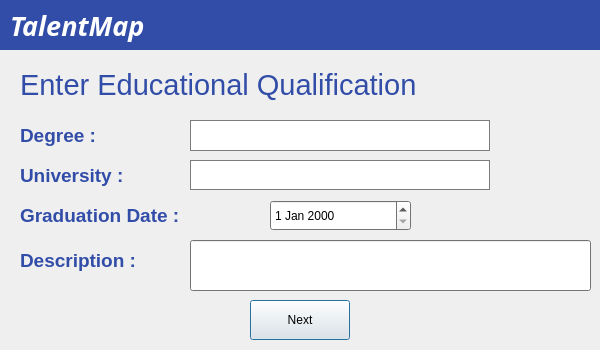
<?xml version="1.0" encoding="UTF-8"?>
<ui version="4.0">
 <class>Dialog</class>
 <widget class="QDialog" name="Dialog">
  <property name="geometry">
   <rect>
    <x>0</x>
    <y>0</y>
    <width>600</width>
    <height>350</height>
   </rect>
  </property>
  <property name="windowTitle">
   <string>TalentMap</string>
  </property>
  <property name="windowOpacity">
   <double>1.000000000000000</double>
  </property>
  <property name="autoFillBackground">
   <bool>false</bool>
  </property>
  <widget class="QWidget" name="widget" native="true">
   <property name="geometry">
    <rect>
     <x>0</x>
     <y>0</y>
     <width>600</width>
     <height>50</height>
    </rect>
   </property>
   <property name="palette">
    <palette>
     <active>
      <colorrole role="Base">
       <brush brushstyle="SolidPattern">
        <color alpha="255">
         <red>255</red>
         <green>255</green>
         <blue>255</blue>
        </color>
       </brush>
      </colorrole>
      <colorrole role="Window">
       <brush brushstyle="SolidPattern">
        <color alpha="255">
         <red>49</red>
         <green>77</green>
         <blue>168</blue>
        </color>
       </brush>
      </colorrole>
     </active>
     <inactive>
      <colorrole role="Base">
       <brush brushstyle="SolidPattern">
        <color alpha="255">
         <red>255</red>
         <green>255</green>
         <blue>255</blue>
        </color>
       </brush>
      </colorrole>
      <colorrole role="Window">
       <brush brushstyle="SolidPattern">
        <color alpha="255">
         <red>49</red>
         <green>77</green>
         <blue>168</blue>
        </color>
       </brush>
      </colorrole>
     </inactive>
     <disabled>
      <colorrole role="Base">
       <brush brushstyle="SolidPattern">
        <color alpha="255">
         <red>49</red>
         <green>77</green>
         <blue>168</blue>
        </color>
       </brush>
      </colorrole>
      <colorrole role="Window">
       <brush brushstyle="SolidPattern">
        <color alpha="255">
         <red>49</red>
         <green>77</green>
         <blue>168</blue>
        </color>
       </brush>
      </colorrole>
     </disabled>
    </palette>
   </property>
   <property name="autoFillBackground">
    <bool>true</bool>
   </property>
   <widget class="QLabel" name="label">
    <property name="geometry">
     <rect>
      <x>10</x>
      <y>0</y>
      <width>171</width>
      <height>51</height>
     </rect>
    </property>
    <property name="font">
     <font>
      <family>STCaiyun</family>
     </font>
    </property>
    <property name="text">
     <string>&lt;html&gt;&lt;head/&gt;&lt;body&gt;&lt;p&gt;&lt;span style=&quot; font-size:20pt; font-weight:600; font-style:italic; color:#ffffff;&quot;&gt;TalentMap&lt;/span&gt;&lt;/p&gt;&lt;/body&gt;&lt;/html&gt;</string>
    </property>
   </widget>
  </widget>
  <widget class="QWidget" name="widget_2" native="true">
   <property name="geometry">
    <rect>
     <x>0</x>
     <y>50</y>
     <width>600</width>
     <height>300</height>
    </rect>
   </property>
   <property name="palette">
    <palette>
     <active>
      <colorrole role="Base">
       <brush brushstyle="SolidPattern">
        <color alpha="255">
         <red>255</red>
         <green>255</green>
         <blue>255</blue>
        </color>
       </brush>
      </colorrole>
      <colorrole role="Window">
       <brush brushstyle="SolidPattern">
        <color alpha="255">
         <red>161</red>
         <green>161</green>
         <blue>161</blue>
        </color>
       </brush>
      </colorrole>
     </active>
     <inactive>
      <colorrole role="Base">
       <brush brushstyle="SolidPattern">
        <color alpha="255">
         <red>255</red>
         <green>255</green>
         <blue>255</blue>
        </color>
       </brush>
      </colorrole>
      <colorrole role="Window">
       <brush brushstyle="SolidPattern">
        <color alpha="255">
         <red>161</red>
         <green>161</green>
         <blue>161</blue>
        </color>
       </brush>
      </colorrole>
     </inactive>
     <disabled>
      <colorrole role="Base">
       <brush brushstyle="SolidPattern">
        <color alpha="255">
         <red>161</red>
         <green>161</green>
         <blue>161</blue>
        </color>
       </brush>
      </colorrole>
      <colorrole role="Window">
       <brush brushstyle="SolidPattern">
        <color alpha="255">
         <red>161</red>
         <green>161</green>
         <blue>161</blue>
        </color>
       </brush>
      </colorrole>
     </disabled>
    </palette>
   </property>
   <widget class="QLabel" name="label_2">
    <property name="geometry">
     <rect>
      <x>20</x>
      <y>10</y>
      <width>591</width>
      <height>51</height>
     </rect>
    </property>
    <property name="styleSheet">
     <string notr="true">font: 8pt &quot;STHupo&quot;;</string>
    </property>
    <property name="text">
     <string>&lt;html&gt;&lt;head/&gt;&lt;body&gt;&lt;p&gt;&lt;span style=&quot; font-size:22pt; color:#314da8;&quot;&gt;Enter Educational Qualification&lt;/span&gt;&lt;/p&gt;&lt;/body&gt;&lt;/html&gt;</string>
    </property>
    <property name="textFormat">
     <enum>Qt::AutoText</enum>
    </property>
   </widget>
   <widget class="QPushButton" name="pushbutton3">
    <property name="geometry">
     <rect>
      <x>250</x>
      <y>250</y>
      <width>100</width>
      <height>40</height>
     </rect>
    </property>
    <property name="text">
     <string>Next</string>
    </property>
   </widget>
   <widget class="QLineEdit" name="desbox2">
    <property name="geometry">
     <rect>
      <x>190</x>
      <y>190</y>
      <width>401</width>
      <height>51</height>
     </rect>
    </property>
   </widget>
   <widget class="QLabel" name="label_3">
    <property name="geometry">
     <rect>
      <x>20</x>
      <y>190</y>
      <width>161</width>
      <height>41</height>
     </rect>
    </property>
    <property name="text">
     <string>&lt;html&gt;&lt;head/&gt;&lt;body&gt;&lt;p&gt;&lt;span style=&quot; font-size:14pt; font-weight:600; color:#314da8;&quot;&gt;Description :&lt;/span&gt;&lt;/p&gt;&lt;/body&gt;&lt;/html&gt;</string>
    </property>
   </widget>
   <widget class="QLabel" name="label_4">
    <property name="geometry">
     <rect>
      <x>20</x>
      <y>70</y>
      <width>161</width>
      <height>31</height>
     </rect>
    </property>
    <property name="text">
     <string>&lt;html&gt;&lt;head/&gt;&lt;body&gt;&lt;p&gt;&lt;span style=&quot; font-size:14pt; font-weight:600; color:#314da8;&quot;&gt;Degree :&lt;/span&gt;&lt;/p&gt;&lt;/body&gt;&lt;/html&gt;</string>
    </property>
   </widget>
   <widget class="QLabel" name="label_5">
    <property name="geometry">
     <rect>
      <x>20</x>
      <y>150</y>
      <width>221</width>
      <height>31</height>
     </rect>
    </property>
    <property name="text">
     <string>&lt;html&gt;&lt;head/&gt;&lt;body&gt;&lt;p&gt;&lt;span style=&quot; font-size:14pt; font-weight:600; color:#314da8;&quot;&gt;Graduation Date :&lt;/span&gt;&lt;/p&gt;&lt;/body&gt;&lt;/html&gt;</string>
    </property>
   </widget>
   <widget class="QTextEdit" name="degreebox">
    <property name="geometry">
     <rect>
      <x>190</x>
      <y>70</y>
      <width>300</width>
      <height>31</height>
     </rect>
    </property>
   </widget>
   <widget class="QTextBrowser" name="unibox">
    <property name="geometry">
     <rect>
      <x>190</x>
      <y>110</y>
      <width>300</width>
      <height>30</height>
     </rect>
    </property>
   </widget>
   <widget class="QLabel" name="label_6">
    <property name="geometry">
     <rect>
      <x>20</x>
      <y>110</y>
      <width>161</width>
      <height>31</height>
     </rect>
    </property>
    <property name="text">
     <string>&lt;html&gt;&lt;head/&gt;&lt;body&gt;&lt;p&gt;&lt;span style=&quot; font-size:14pt; font-weight:600; color:#314da8;&quot;&gt;University  :&lt;/span&gt;&lt;/p&gt;&lt;/body&gt;&lt;/html&gt;</string>
    </property>
   </widget>
   <widget class="QDateEdit" name="gradbox">
    <property name="geometry">
     <rect>
      <x>270</x>
      <y>150</y>
      <width>141</width>
      <height>31</height>
     </rect>
    </property>
   </widget>
  </widget>
 </widget>
 <resources/>
 <connections/>
</ui>
